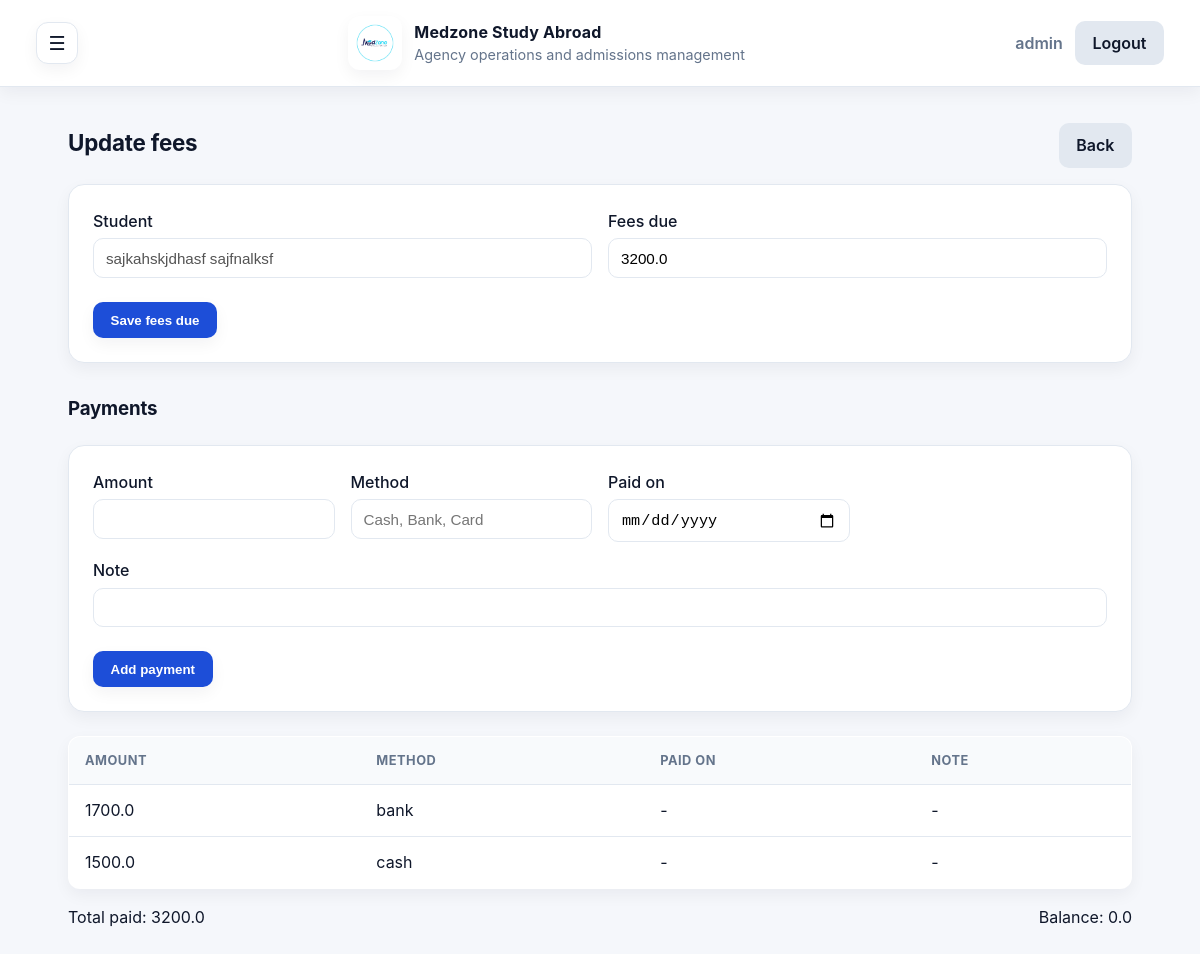
The page /fees/5/edit (signed in) on the database its author committed.
### tables this page shows
CREATE TABLE users (
            id INTEGER PRIMARY KEY AUTOINCREMENT,
            username TEXT UNIQUE NOT NULL,
            password_hash TEXT NOT NULL,
            role TEXT NOT NULL,
            created_at TEXT NOT NULL
        );

CREATE TABLE students (
            id INTEGER PRIMARY KEY AUTOINCREMENT,
            first_name TEXT NOT NULL,
            last_name TEXT NOT NULL,
            email TEXT,
            phone TEXT,
            status TEXT
        , fees_paid REAL, fees_due REAL, stage TEXT, country TEXT, university TEXT, fee_reminder_enabled INTEGER DEFAULT 0, last_fee_notice_at TEXT);

CREATE TABLE payments (
            id INTEGER PRIMARY KEY AUTOINCREMENT,
            student_id INTEGER,
            amount REAL NOT NULL,
            method TEXT,
            paid_on TEXT,
            note TEXT,
            created_at TEXT NOT NULL,
            FOREIGN KEY (student_id) REFERENCES students (id)
        );

### app.py (the view, shortened to what this page needs)
@app.route("/fees/<int:student_id>/edit", methods=["GET", "POST"])
def fees_edit(student_id: int) -> str:
    db = get_db()
    student = db.execute(
        "SELECT id, first_name, last_name, fees_due FROM students WHERE id = ?",
        (student_id,),
    ).fetchone()
    if student is None:
        abort(404)
    payments = db.execute(
        "SELECT * FROM payments WHERE student_id = ? ORDER BY created_at DESC",
        (student_id,),
    ).fetchall()
    totals = db.execute(
        "SELECT COALESCE(SUM(amount), 0) FROM payments WHERE student_id = ?",
        (student_id,),
    ).fetchone()[0]
    balance = (student["fees_due"] or 0) - totals
    return render_template(
        "fees_form.html",
        student=dict(student),
        payments=payments,
        total_paid=totals,
        balance=balance,
        error=None,
    )

### app.py (called while the page is built, shortened)
def get_db() -> Any:
    if "db" not in g:
        if USE_POSTGRES:
            if psycopg2 is None or DictCursor is None:
                raise RuntimeError("psycopg2 is required for SUPABASE_DB_URL connections.")
            conn = psycopg2.connect(DB_URL, sslmode="require", cursor_factory=DictCursor)
            g.db = PostgresAdapter(conn)
        else:
            g.db = sqlite3.connect(DB_PATH)
            g.db.row_factory = sqlite3.Row
    return g.db

def get_current_user() -> Any | None:
    user_id = session.get("user_id")
    if not user_id:
        return None
    db = get_db()
    return db.execute("SELECT * FROM users WHERE id = ?", (user_id,)).fetchone()

@app.before_request
def load_user() -> None:
    g.user = get_current_user()

@app.before_request
def require_login() -> Any:
    if request.endpoint in {"login", "static"}:
        return None
    if g.user is None:
        return redirect(url_for("login"))
    maybe_queue_fee_reminders()
    return None

def maybe_queue_fee_reminders() -> None:
    db = get_db()
    now = datetime.utcnow()
    rows = db.execute(
        """
        SELECT students.id, students.first_name, students.last_name, students.email,
               students.fees_due, students.last_fee_notice_at,
               COALESCE(SUM(payments.amount), 0) as paid_total
        FROM students
        LEFT JOIN payments ON payments.student_id = students.id
        WHERE students.fee_reminder_enabled = 1
          AND students.email IS NOT NULL AND students.email != ''
        GROUP BY students.id
        """
    ).fetchall()
    queued_any = False
    if queued_any:
        db.commit()

### templates/fees_form.html (shortened to what this page needs)
{% extends "base.html" %}
{% block content %}
<div class="page-header">
  <h2>Update fees</h2>
  <a class="button secondary" href="{{ url_for('fees_list') }}">Back</a>
</div>
<form method="post" class="form">
  <div class="form-grid">
    <label>
      Student
      <input value="{{ student.first_name }} {{ student.last_name }}" disabled />
    </label>
    <label>
      Fees due
      <input name="fees_due" type="number" step="0.01" min="0" value="{{ student.fees_due if student else '' }}" />
    </label>
  </div>
  <button class="button" type="submit">Save fees due</button>
</form>
<div class="page-header" style="margin-top: 2rem;">
  <h3>Payments</h3>
</div>
<form method="post" class="form">
  <div class="form-grid">
    <label>
      Amount
      <input name="amount" type="number" step="0.01" min="0" required />
    </label>
    <label>
      Method
      <input name="method" placeholder="Cash, Bank, Card" />
    </label>
    <label>
      Paid on
      <input name="paid_on" type="date" />
    </label>
    <label class="full">
      Note
      <input name="note" />
    </label>
  </div>
  <button class="button" type="submit">Add payment</button>
</form>
<table class="table" style="margin-top: 1.5rem;">
  <thead>
    <tr>
      <th>Amount</th>
      <th>Method</th>
      <th>Paid on</th>
      <th>Note</th>
    </tr>
  </thead>
  <tbody>
    {% for payment in payments %}
    <tr>
      <td>{{ payment.amount }}</td>
      <td>{{ payment.method or '-' }}</td>
      <td>{{ payment.paid_on or '-' }}</td>
      <td>{{ payment.note or '-' }}</td>
    </tr>
    {% else %}
    <tr>
      <td colspan="4" class="empty">No payments recorded yet.</td>
    </tr>
    {% endfor %}
  </tbody>
</table>
<div class="page-header" style="margin-top: 1rem;">
  <div>Total paid: {{ total_paid }}</div>
  <div>Balance: {{ balance }}</div>
</div>
{% endblock %}

### templates/base.html (shortened to what this page needs)
<!doctype html>
<html lang="en">
  <head>
    <link rel="stylesheet" href="{{ url_for('static', filename='style.css') }}" />
  </head>
  <body>
    <header class="topbar">
      <button class="drawer-toggle" type="button" aria-label="Open menu">☰</button>
      <div class="brand">
        <img class="logo" src="{{ url_for('static', filename='medzone-logo.png') }}" alt="Medzone Study Abroad" />
        <div>
          <div class="brand-title">Medzone Study Abroad</div>
          <div class="brand-subtitle">Agency operations and admissions management</div>
        </div>
      </div>
      <div class="user-meta">
        <div class="user-name">{{ g.user.username if g.user else '' }}</div>
        <a class="button secondary" href="{{ url_for('logout') }}">Logout</a>
      </div>
    </header>
    <div class="layout">
      <main class="container">
        {% block content %}{% endblock %}
      </main>
    </div>
  </body>
</html>

### static/style.css (style rules this page uses)
:root { color-scheme: light; --bg: #f5f7fb; --card: #ffffff; --text: #0f172a; --muted: #64748b; --primary: #1d4ed8; --primary-dark: #1e40af; --border: #e2e8f0; --danger: #dc2626; --shadow: 0 14px 30px rgba(15, 23, 42, 0.08); --shadow-soft: 0 6px 16px rgba(15, 23, 42, 0.05); --radius-lg: 16px; --radius-md: 12px; --radius-sm: 10px; }
* { box-sizing: border-box; }
body { margin: 0; font-family: "Inter", "Segoe UI", system-ui, -apple-system, sans-serif; background: var(--bg); color: var(--text); line-height: 1.5; -webkit-font-smoothing: antialiased; text-rendering: optimizeLegibility; }
h1, h2, h3 { margin: 0 0 0.35rem; letter-spacing: -0.01em; }
.topbar { display: flex; align-items: center; justify-content: space-between; gap: 1rem; padding: 1rem 2.25rem; background: var(--card); border-bottom: 1px solid var(--border); box-shadow: var(--shadow-soft); }
.drawer-toggle { border: 1px solid var(--border); background: #fff; width: 42px; height: 42px; border-radius: var(--radius-md); font-size: 1.2rem; cursor: pointer; display: grid; place-items: center; color: var(--text); box-shadow: var(--shadow-soft); transition: transform 0.2s ease, box-shadow 0.2s ease; }
.brand { display: flex; align-items: center; gap: 0.75rem; }
.logo { width: 54px; height: 54px; object-fit: contain; border-radius: var(--radius-md); background: #fff; padding: 6px; box-shadow: var(--shadow-soft); }
.brand-title { font-weight: 700; letter-spacing: 0.01em; }
.brand-subtitle { font-size: 0.9rem; color: var(--muted); }
.user-meta { display: flex; align-items: center; gap: 0.75rem; }
.user-name { font-weight: 600; color: var(--muted); }
.layout { min-height: calc(100vh - 84px); }
.container { max-width: 1120px; margin: 2.25rem auto; padding: 0 1.75rem 3.5rem; flex: 1; }
.page-header { display: flex; justify-content: space-between; align-items: center; margin-bottom: 1rem; }
.page-header h2 { font-size: 1.4rem; font-weight: 700; }
.table { width: 100%; border-collapse: collapse; background: var(--card); border: 1px solid var(--border); border-radius: var(--radius-md); overflow: hidden; box-shadow: var(--shadow-soft); }
.table th, .table td { padding: 0.85rem 1rem; border-bottom: 1px solid var(--border); text-align: left; }
.table th { background: #f8fafc; font-size: 0.8rem; text-transform: uppercase; letter-spacing: 0.04em; color: var(--muted); }
.table tr:last-child td { border-bottom: none; }
.button { background: var(--primary); color: #fff; border: none; padding: 0.65rem 1.1rem; border-radius: var(--radius-sm); font-weight: 600; text-decoration: none; display: inline-flex; align-items: center; justify-content: center; box-shadow: var(--shadow-soft); transition: transform 0.2s ease, box-shadow 0.2s ease; }
.button.secondary { background: #e2e8f0; color: #0f172a; box-shadow: none; }
.form { background: var(--card); border: 1px solid var(--border); border-radius: var(--radius-lg); padding: 1.5rem; box-shadow: var(--shadow-soft); }
.form-grid { display: grid; grid-template-columns: repeat(auto-fit, minmax(220px, 1fr)); gap: 1rem; margin-bottom: 1.5rem; }
.form-grid label { display: flex; flex-direction: column; gap: 0.35rem; font-weight: 500; color: var(--text); }
.form-grid input, .form-grid select, .form-grid textarea { border: 1px solid var(--border); border-radius: var(--radius-sm); padding: 0.65rem 0.75rem; font-size: 0.95rem; background: #fff; transition: border 0.2s ease, box-shadow 0.2s ease; }
.form-grid .full { grid-column: 1 / -1; }

### rows shown on the page
users: user "admin"
students: first_name "sajkahskjdhasf sajfnalksf", fees_due "3200.0"
payments: amount "1700.0", method "bank", paid_on "-", note "-"
payments: amount "1500.0", method "cash", paid_on "-", note "-"

### other values the page prints
{{ total_paid }} "3200.0"
{{ balance }} "0.0"
